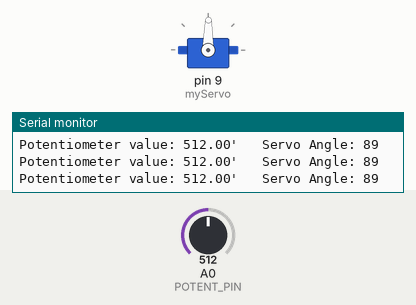
This sketch was run on a simulated Arduino Uno, built with avr-gcc and run on an emulated ATmega328P. Parts: servo, the last lines printed to the serial monitor. The test bench sets the inputs (shaded band); at power-on: A0 (POTENT_PIN) = 512.

Above: at 1.2 s.
1.3 s: A0 (POTENT_PIN) set to 563
At 2.5 s:
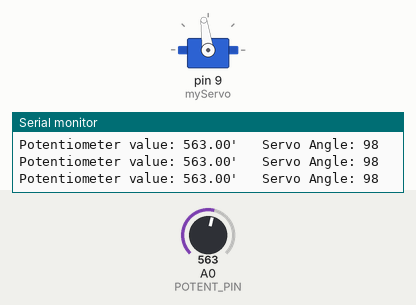
2.8 s: A0 (POTENT_PIN) set to 579
At 3.1 s:
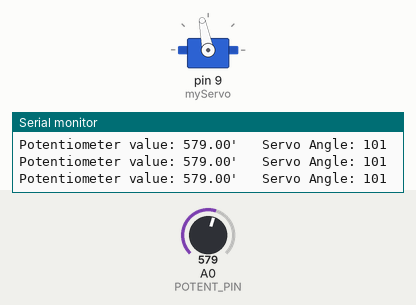
4.3 s: A0 (POTENT_PIN) set to 306
At 5.4 s:
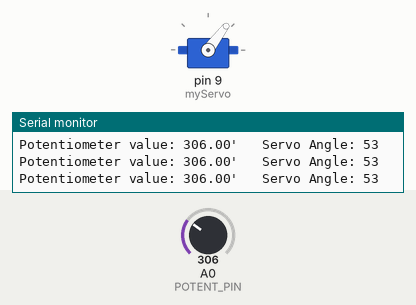
5.8 s: A0 (POTENT_PIN) set to 104
At 7.0 s:
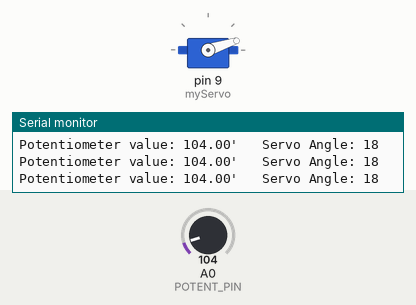
7.3 s: A0 (POTENT_PIN) set to 95
At 8.1 s:
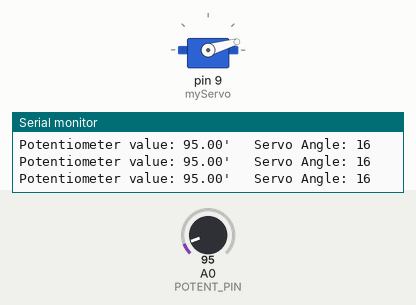
10.3 s: A0 (POTENT_PIN) set to 122
At 10.9 s:
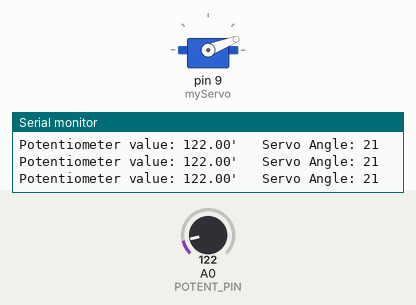
Timing chart, 0 to 12.8 s (numbered marks = the images above; inputs shaded):
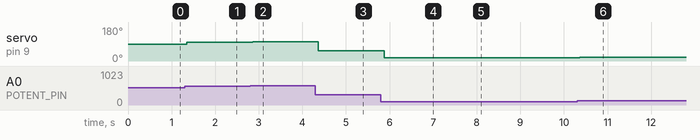

Measured:
- after the input at 1.3 s, servo on pin 9 (myServo): 89° → 98° after 0.05 s
- after the input at 2.8 s, servo on pin 9 (myServo): 98° → 101° after 0.07 s
- after the input at 4.3 s, servo on pin 9 (myServo): 101° → 53° after 0.06 s
- after the input at 5.8 s, servo on pin 9 (myServo): 53° → 18° after 0.08 s
- after the input at 7.3 s, servo on pin 9 (myServo): 18° → 16° at once
- after the input at 10.3 s, servo on pin 9 (myServo): 16° → 21° after 0.06 s

The sketch:

proj_5_MoodCue.ino
```cpp
#include <Servo.h>
Servo myServo;

const int POTENT_PIN = A0;
float potentRead = 0;
int servoAngle = 0;

void setup() {
  myServo.attach(9);

  Serial.begin(9600);

}

void loop() {
  potentRead = analogRead(POTENT_PIN);
  Serial.print("Potentiometer value: "); Serial.print(potentRead);
  servoAngle = map(potentRead, 0,1023,0,179);
  Serial.print("'\t Servo Angle: "), Serial.println(servoAngle);
  myServo.write(servoAngle);
  delay(15);

}
```
